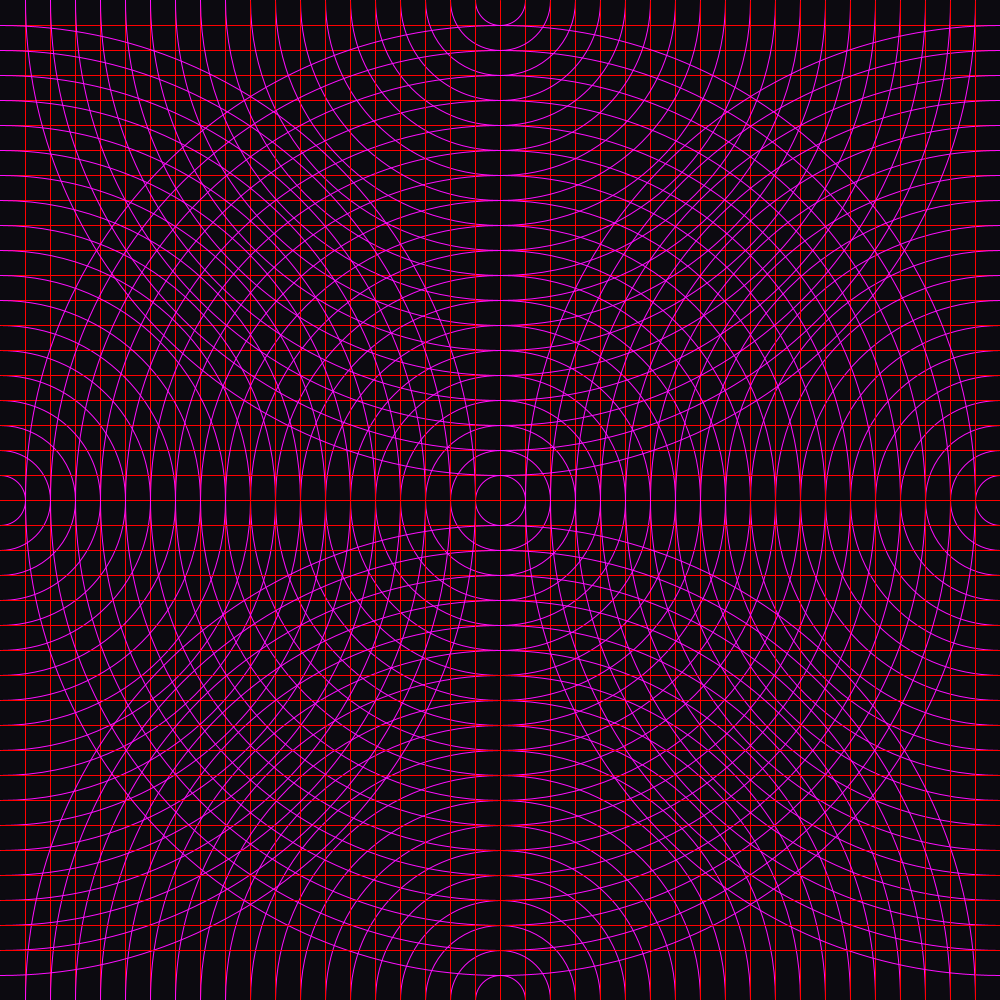
Frame 1 (no input)
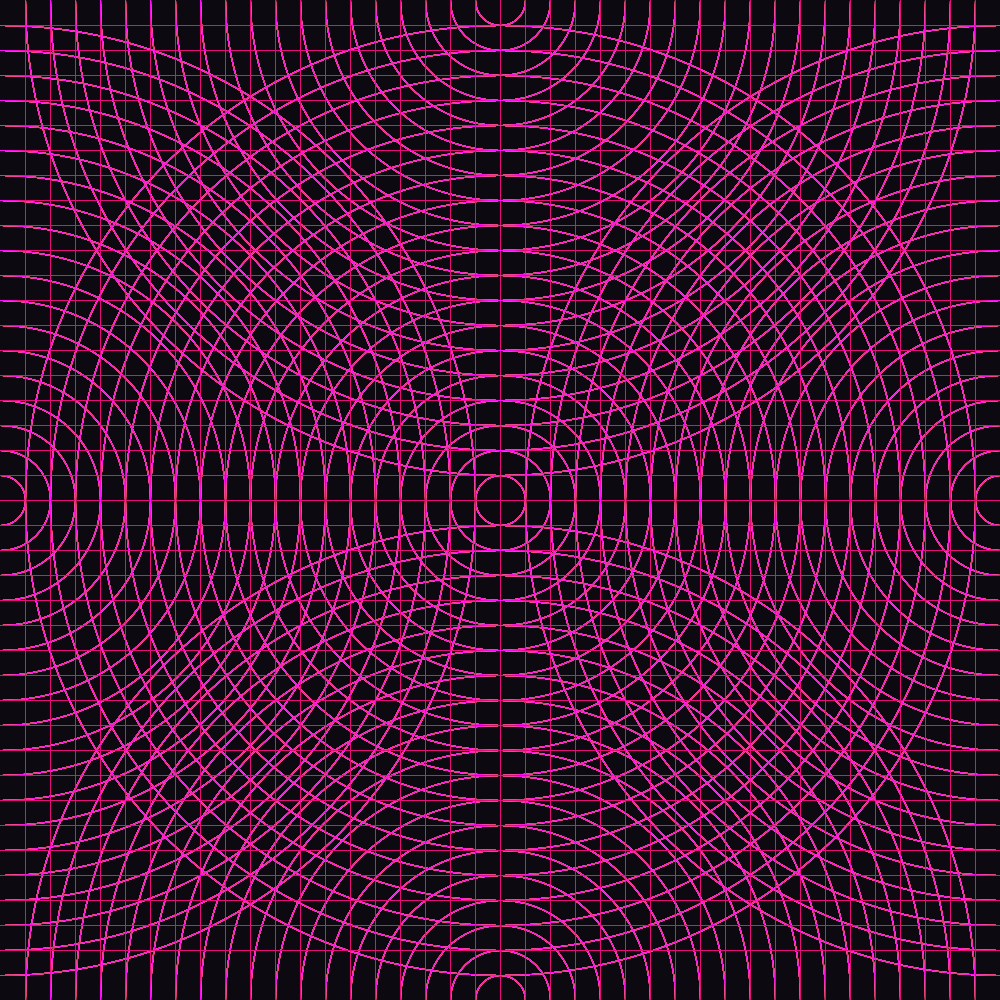
Frame 60 (the mouse pressed at the canvas centre just before this capture)
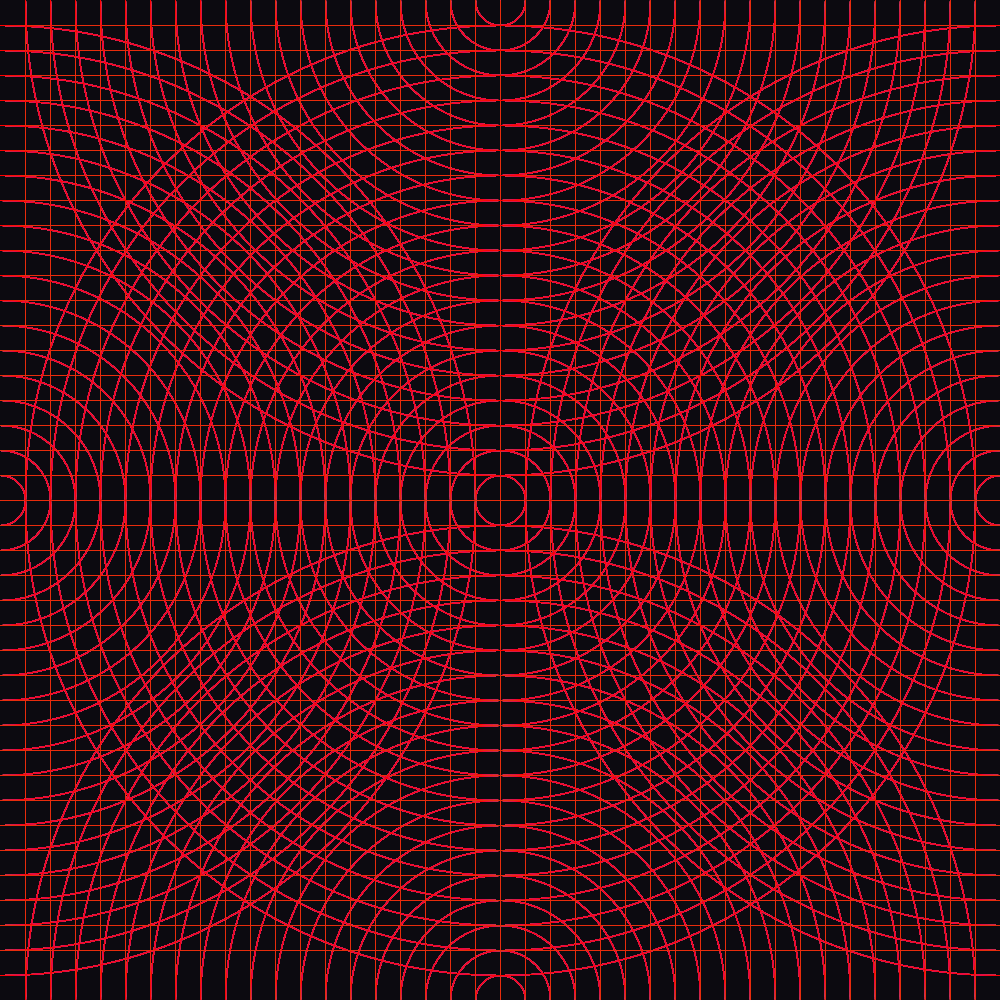
Frame 120 (the mouse held since frame 60 and released just before this capture)

The Processing sketch that drew these frames (run headless with seeded random() and noise(); from frame 60 on, the mouse is pressed at the canvas centre):

// Processing sketch: processing_109971
// ── processing_109971.pde

// I made the same drawing as assignment 1, but now using less lines in my code.
//It was my goal to produce a picture that shows a sort of matematical 
//balance with many details.


color [] pallete = {
  #FF530D, #E82C0C, #FF0000, #E80C7A, #FF0DFF, #0C0A10, #EEEDEF
};


void setup() {
  size(1000, 1000);
  background(pallete[5]);
}

void draw() {
  float r = random(0, 7);
  float s = random (1, 5);
  for (int i=50; i<1000; i += 50) {
    noFill();
    stroke(pallete[int(r)]);
    ellipse(width/2, height/2, i, i);
    ellipse(0, height/2, i, i);
    ellipse(width/2, 0, i, i);
    ellipse(width, height/2, i, i);
    ellipse(width/2, height, i, i);

    stroke(pallete[int(s)]);
    line(i/2, 0, i/2, height);
    line((width+i)/2, 0, (width+i)/2, height);
    line(i*10, 0, i*10, i*20);
    line(0, i*10, i*20, i*10);
    line(0, i, width, i);
    line(0, i-25, width, i-25);
  }
}
